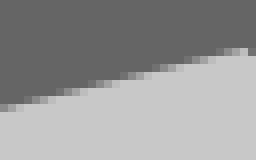
%> input picture matlab实现/ideal line/line20x32.bmp, 32 x 20 px (shown 8 times larger)
$ octave Algorithm_noise_line.m   (GNU Octave 9; MATLAB toolbox functions it lacks are replaced by stand-ins)
%> lines starting %> are read from the running program, lines starting %| are printed output that depends on the picture; in (x1, y1, x2, y2) boxes, pixels count from 0 and x2, y2 are one past the last pixel; in counts of white or black regions, pixels touching at a corner belong together; the program's own positions count from 1
%基于局部的亚像素边缘提取
%完全理想的情况，阶跃边缘
%低噪声下高斯滤波

%% 读取理想直线边缘图，加噪声
I_source = imread('line20x32.bmp');
%> I_source is the input picture: size 20x32 uint8; min 100, max 200, mean 151.1
[weight,high] = size(I_source);
%> weight = 20; high = 32
I_source = im2double(I_source).*255;
%> I_source: size 20x32 double
%加噪声
noise=0.001;
Image_n=imnoise(I_source./255,'gaussian',0,noise);

subplot(131)
imshow(Image_n);
title('带噪声图像');

%高斯去噪
g=fspecial('gaussian',3);       %创建3*3的高斯滤波算子矩阵
Image=imfilter(Image_n,g,'same').*255;
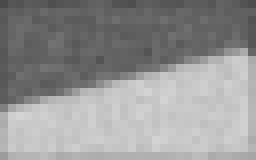
%> Image: size 20x32 double (shown 8 times larger); min 74.03, max 212.6, mean 148.6

subplot(132)
imshow(Image./255);
title('去噪声图像')

tic
%% 求梯度图像Fx,Fy
%计算图像梯度，此时需要扩充图像
I_expan_n = zeros(weight+2,high+2);
for m = 2:1:weight+1
    for n = 2:1:high+1
        I_expan_n(m,n) = Image(m-1,n-1);
    end
end
% 设置Sobel算子x方向模板
Hx = [-1,-2,-1;0,0,0;1,2,1];
% 设置Sobel算子y方向模板
Hy = Hx';
%编程序实现x,y方向梯度计算
Fx1_n= zeros(weight+2,high+2);
Fy1_n = zeros(weight+2,high+2);
W = zeros(3,3);%移动窗口
for i = 1:weight
    for j = 1:high
        %模板移动窗口
        W = [I_expan_n(i,j),I_expan_n(i,j+1),I_expan_n(i,j+2);I_expan_n(i+1,j),I_expan_n(i+1,j+1),I_expan_n(i+1,j+2);I_expan_n(i+2,j),I_expan_n(i+2,j+1),I_expan_n(i+2,j+2)];
        Sx = Hx .* W;
        Sy = Hy .* W;
        Fx1_n(i+1,j+1) = sum(sum(Sx));
        Fy1_n(i+1,j+1) = sum(sum(Sy));
    end
end
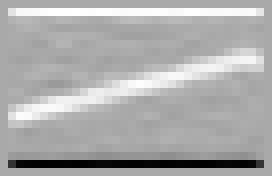
%> Fx1_n: size 22x34 double (shown 8 times larger); min -810.6, max 409.2, mean 14.9; drawn with min black and max white
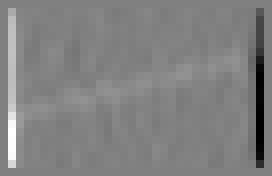
%> Fy1_n: size 22x34 double (shown 8 times larger); min -832.9, max 813.6, mean 3.2; drawn with min black and max white
% Fx1 = abs(Fx1);
% Fy1 = abs(Fy1);
% 将一圈扩展1个像素的图像复原
Fx_n = zeros(weight,high);
Fy_n = zeros(weight,high);
for i = 1:weight
    for j = 1:high
        Fx_n(i,j) = Fx1_n(i+1,j+1);
        Fy_n(i,j) = Fy1_n(i+1,j+1);
    end
end

%% 计算边缘点的位置
point_n = [];
ISobel_n = zeros(weight,high);
I_edge_n = abs(Fx_n) + abs(Fy_n);
for k = 2:(weight-1)
    for j = 2:(high-1)
        if (I_edge_n(k,j)>=410)
            ISobel_n(k,j) = 1;
            point_n = [point_n;k,j];
        else
            ISobel_n(k,j) = 0;
        end
    end
end
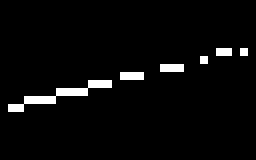
%> ISobel_n: size 20x32 double (shown 8 times larger); values 0 (black) and 1 (white), 3.6% white in thin lines or dots, all inside (x1, y1, x2, y2) = (1, 6, 31, 14)
%> after the loop, point_n = 23 rows, first 12: [7 28; 7 29; 7 31; 8 26; 9 21; 9 22; 9 23; 10 16; 10 17; 10 18; 11 12; 11 13]
[number,l] = size(point_n);
%> number = 23; l = 2
%% 根据Fy,Fx得出边缘点大致方向
point_direc = zeros(number,3);
for a = 1:1:number
    if abs(Fy_n(point_n(a,1),point_n(a,2)))<=abs(Fx_n(point_n(a,1),point_n(a,2)))
        if(Fy_n(point_n(a,1),point_n(a,2))*Fx_n(point_n(a,1),point_n(a,2))>0)
                Direc = 2;      %(0,45)
        else    Direc = 1;      %(135,180)
        end
    elseif abs(Fy_n(point_n(a,1),point_n(a,2))) > abs(Fx_n(point_n(a,1),point_n(a,2)))
        if(Fy_n(point_n(a,1),point_n(a,2))*Fx_n(point_n(a,1),point_n(a,2))>0)
                Direc = 8;      %(45,90)
        else    Direc = 4;      %(90,135)
        end
    end
    point_direc(a,:) = [point_n(a,1),point_n(a,2),Direc];
end
%> after the loop, point_direc = 23 rows, first 12: [7 28 2; 7 29 2; 7 31 1; 8 26 2; 9 21 2; 9 22 2; 9 23 2; 10 16 2; 10 17 2; 10 18 2; 11 12 2; 11 13 2]

s = [512,320];
subplot(133);
imshow(ISobel_n);
title('matlab仿真边缘结果');
matlab_edge_index_n = find(ISobel_n'>0);
%> matlab_edge_index_n = 23 values from 220 to 419
[edgex_n,edgey_n] = ind2sub(s,matlab_edge_index_n);
%> edgex_n = 23 values from 220 to 419; edgey_n = 23 values from 1 to 1
matlab_edge_n(:,1) = edgey_n;
matlab_edge_n(:,2) = edgex_n;


%% 亚像素边缘计算
%忽略图像边缘的像素
matlab_sim_noise = [];

for h = 1:number
    state = point_direc(h,3);
    cx = point_direc(h,1); cy = point_direc(h,2);
    if(cx>2 && cy>2 && cx<319 && cy<511)
        switch state
            case 2
                Window = Image(cx-2:cx+2,cy-1:cy+1);
                A = (Window(5,3)+Window(5,2)+Window(4,3))./3;
                B = (Window(1,1) + Window(1,2) + Window(2,1))./3;
                SL = sum(Window(:,1));
                SM = sum(Window(:,2));
                SR = sum(Window(:,3));
            case 1
                Window = Image(cx-2:cx+2,cy-1:cy+1);
                A = (Window(5,1)+Window(5,2)+Window(4,1))./3;
                B = (Window(1,3) + Window(1,2) + Window(2,3))./3;
                SL = sum(Window(:,1));
                SM = sum(Window(:,2));
                SR = sum(Window(:,3));
            case 8
                Window = Image(cx-1:cx+1,cy-2:cy+2);
                A = (Window(3,5)+Window(2,5)+Window(3,4))./3;
                B = (Window(1,1) + Window(2,1) + Window(1,2))./3;
                SL = sum(Window(1,:));
                SM = sum(Window(2,:));
                SR = sum(Window(3,:));
            case 4
                Window = Image(cx-1:cx+1,cy-2:cy+2);
                A = (Window(3,1)+Window(3,2)+Window(2,1))./3;
                B = (Window(1,5) + Window(1,4) + Window(2,5))./3;
                SL = sum(Window(1,:));
                SM = sum(Window(2,:));
                SR = sum(Window(3,:));

        end
        matlab_sim_noise = [matlab_sim_noise;cx,cy,(2*SM - 5*(A+B))/2/(A-B),(SR - SL)/2/(A-B),state];
    end
end
%> this loop made 23 passes
%> (state, cx, cy, A, B, SL, SM, SR) on passes 1 to 2: (2, 7, 28, 193.4, 104.1, 704.7, 689.1, 740.8), (2, 7, 29, 198.6, 97.71, 689.1, 740.8, 780.1)
%> (state, cx, cy, A, B, SL, SM, SR) on passes 3 to 8: (1, 7, 31, 202.7, 89.7, 780.1, 778.8, 625.3), (2, 8, 26, 201.5, 100.6, 729.4, 751.2, 798.2), (2, 9, 21, 200.1, 104.8, 707.5, 733.5, 752.6), (2, 9, 22, 199.2, 99.09, 733.5, 752.6, 787.4), (2, 9, 23, 198, 100.6, 752.6, 787.4, 828.9), (2, 10, 16, 199, 98.89, 694.7, 712.8, 731.4)
%> after the loop, Window = [108.8 101.9 95.31; 99.44 110.7 132; 166 182.1 191.9; 205.1 212.6 208.8; 203.5 201.5 201.6]; matlab_sim_noise = 22 rows, first 8: [7 28 -0.611 0.202 2; 7 29 0.000463 0.451 2; 7 31 0.422 -0.685 1; 8 26 -0.0399 0.341 2; 9 21 -0.302 0.237 2; 9 22 0.0688 0.269 2; 9 23 0.419 0.392 2; 10 16 -0.319 0.183 2]

toc
